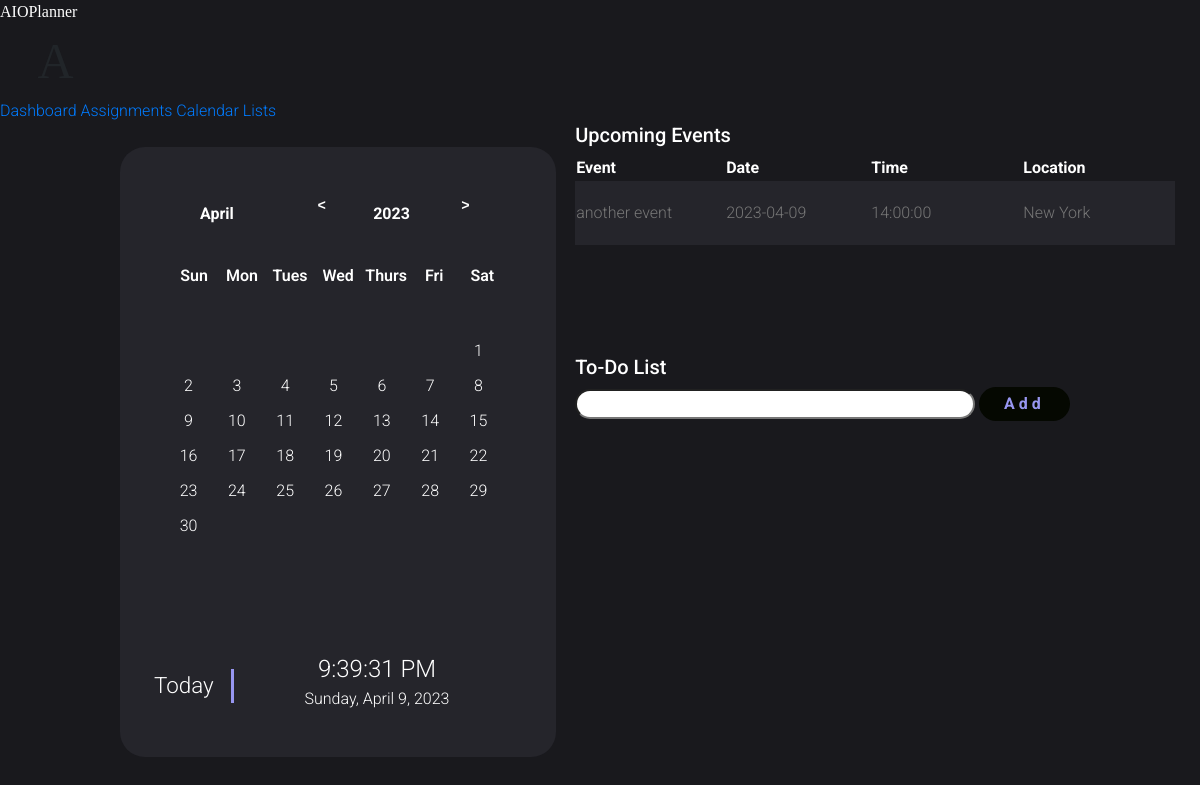
Page /dashboard on the earlier database version.
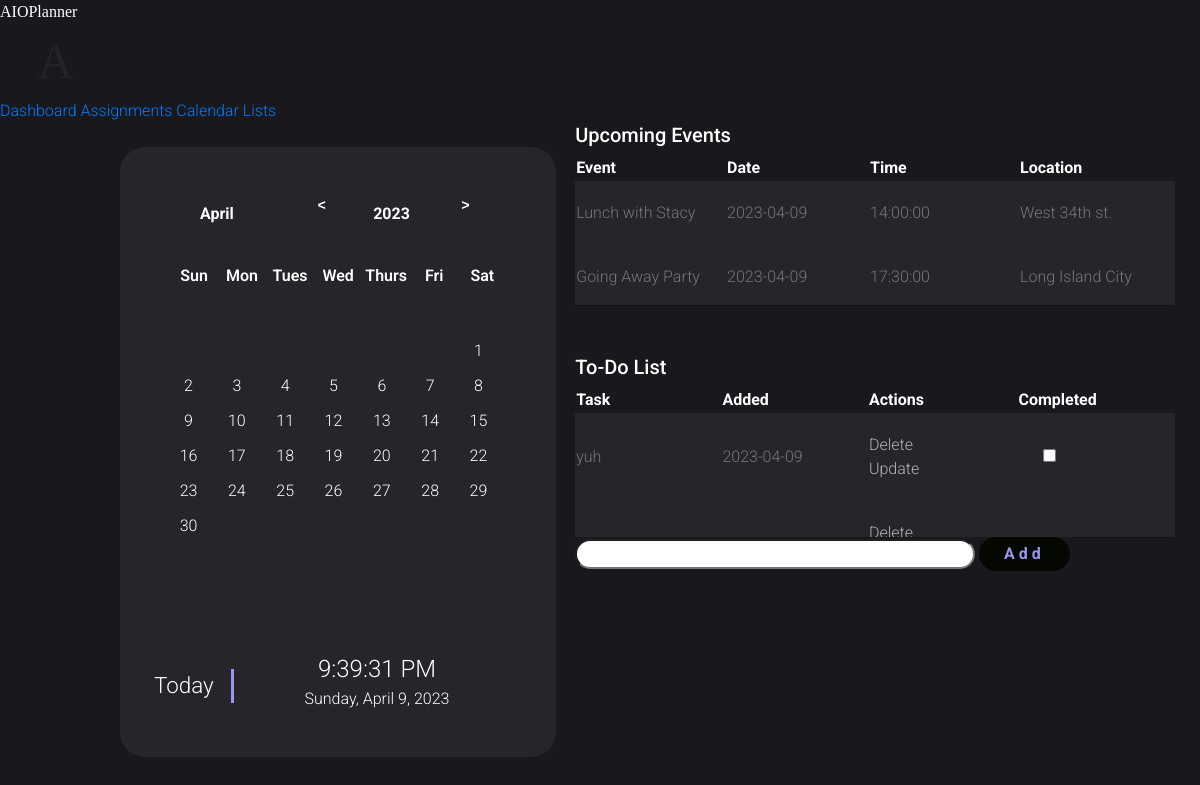
Same page on the later database version.
### src/Models/models.py (models this page shows, shortened)
class Event(db.Model):
    id = db.Column(db.Integer, primary_key = True)
    title = db.Column(db.String(200), nullable = False)
    completed = db.Column(db.Integer, default = 0)
    date_created = db.Column(db.DateTime, default = datetime.utcnow)
    dateTime_of_event = db.Column(db.DateTime, default = datetime.utcnow)
    location_of_event = db.Column(db.String(200), nullable = False)
    endTime_of_event = db.Column(db.String(200), nullable = False)

class Todo(db.Model):
    id = db.Column(db.Integer, primary_key = True)
    content = db.Column(db.String(200), nullable = False)
    completed = db.Column(db.Integer, default = 0)
    date_created = db.Column(db.DateTime, default = datetime.utcnow)
    list_id = db.Column(db.Integer, db.ForeignKey('list.id'))

### app.py (the view)
    @app.route('/dashboard', methods = ['POST', 'GET'])
    def dashboard():
        if request.method == "POST":
            task_content = request.form['content']
            new_Task = Todo(content=task_content)
            try:
                db.session.add(new_Task)
                db.session.commit()
                return redirect('/dashboard')
            except:
                return "There was an issue adding your task"
        else:
            tasks = Todo.query.order_by(desc(Todo.date_created)).all()
            events = Event.query.order_by(Event.dateTime_of_event).all()
            return render_template("dashboard.html", tasks=tasks, Events = events)

### templates/dashboard.html (shortened to what this page needs)
{% extends "base.html" %}
{% block body %}
<div class="page-content">
    <div class = "containerCali" id = "child">
        <div class="calendar">
            <div class = "calendar-header">
                <span class = "month-picker" id = "month-picker"> April </span>
                    <span class = "year-change" id = "pre-year">
                        <pre style = "color: white;"><</pre>
                    </span>
                    <span id = "year"> 2023 </span>
                    <span class = "year-change" id = "next-year">
                        <pre style = "color: white;"> ></pre>
                    </span>
            </div>
            <div class = "calendar-body">
                <div class = "calendar-week-days">
                    <div>Sun</div>
                    <div>Mon</div>
                    <div>Tues</div>
                    <div>Wed</div>
                    <div>Thurs</div>
                    <div>Fri</div>
                    <div>Sat</div>
                </div>
                <div class = "calendar-days">
                </div>
            </div>
            <div class = "calendar-footer">
            </div>
            <div class = "date-time-formate">
                <div class = "day-text-formate">Today</div>
                <div class = "date-time-value">
                    <div class = "time-formate">02:51:20</div>
                    <div class = "date-formate">23 - july - 2022</div>
                </div>
            </div>
        </div>
    </div>
    <div class = "eventsAndTasks" id = "child">
        <div class = "upcomingEvents" id = "childElement">
            <h1 style = "color:white; font-size: 20px;">Upcoming Events</h1>
            {% if Events%}
            <table class = "custom-table">
                <thead>
                    <tr scope = "row" >
                        <th scope = "col">Event</th>
                        <th scope = "col">Date</th>
                        <th scope = "col">Time</th>
                        <th scope = "col">Location</th>
                    </tr>
                </thead>
                <tbody>
                    {% for event in Events%}
                    <tr scope = "row">
                        <td>{{event.title}}</td>
                        <td>{{event.dateTime_of_event.date()}}</td>
                        <td>{{event.dateTime_of_event.time()}}</td>
                        <td>{{event.location_of_event}}</td>
                    </tr>
                    {% endfor %}
                </tbody>
            </table>
            {% endif %}
        </div>
        <div class = "to-do_tile" id = "childElement">
                <h1 class = "To-do_title" style="color:white; font-size: 20px;">To-Do List</h1>
                {% if tasks%}
                <table class="custom-table">
                    <thead>
                        <tr scope="row">
                            <th scope="col">Task</th>
                            <th scope="col">Added</th>
                            <th scope="col">Actions</th>
                            <th scope="col">Completed</th>
                        </tr>
                    </thead>
                    {% for task in tasks %}
                    {% if not task.list_id %}
                    <tbody>
                        <tr scope="row">
                            <td>{{ task.content }}</td>
                            <td>{{ task.date_created.date() }}</td>
                            <td>
                                <a href="/delete/{{task.id}}">Delete</a>
                                <br>
                                <a href="/update/{{task.id}}">Update</a>
                            </td>
                            <td>
                                <form action = "/checkbox/{{task.id}}", method = "POST" >
                                    {% if task.completed == true%}
                                    <tab></tab>
                                    <input type = "checkbox" name = "Check" class = "Check" onChange="this.form.submit()" checked>
                                    {%- elif task.completed == false -%}
                                    <input type = "checkbox" name = "Check" class = "Check" onChange="this.form.submit()">
                                    {%- endif %}
                                </form>
                            </td>
                        </tr>
                    </tbody>
                    {%endif%}
                    {% endfor %}
                </table>
                {% endif %}
                <form action = "/dashboard" method = "POST">
                    <input type="text"  name="content" id = "content" class = "to-do_content">
                    <button class = "button1">Add</button>
                </form>
            </div>
    </div>
</div>
{% endblock %}

### templates/base.html (shortened to what this page needs)
<!DOCTYPE html>
<html lang="en">
<head>
    <link rel = "stylesheet" href = "{{ url_for('static', filename='css/main.css') }}">
    <link href="../static/css/main.css" rel="stylesheet" />
    <link rel="stylesheet" href="../static/css-table-18/fonts/icomoon/style.css">
    <link rel="stylesheet" href="../static/css-table-18/css/owl.carousel.min.css">
    <link rel="stylesheet" href="../static/css-table-18/css/bootstrap.min.css">
    <link rel="stylesheet" href="../static/css-table-18/css/style.css">
    <link rel="stylesheet" href="https://code.getmdl.io/1.3.0/material.indigo-pink.min.css">
</head>
<body>
    <div class="demo-layout-transparent mdl-layout mdl-layout mdl-js-layout">
        <header class="mdl-layout__header mdl-layout__header--transparent">
          <div class="mdl-layout__header-row">
            <span class="mdl-layout-title">
                <a class = "Logo" href="/dashboard" >AIOPlanner</a>
            </span>
          </div>
        </header>
        <div class="mdl-layout__drawer">
          <span class="mdl-layout-title" style = "font-size: 50px; font-family: myFirstFont;">&nbsp&nbsp&nbspA</span>
          <nav class="mdl-navigation">
            <a class="mdl-navigation__link" href="/dashboard">Dashboard</a>
            <a class="mdl-navigation__link" href="/assignments">Assignments</a>
            <a class="mdl-navigation__link" href="/calendar">Calendar</a>
            <a class="mdl-navigation__link" href="/Lists">Lists</a>
          </nav>
        </div>
        <main class="mdl-layout__content">
            {% block body %}{% endblock %}
        </main>
    </div>
</body>
</html>

### static/css/main.css (style rules this page uses)
body { animation: fadeInAnimation ease 1.3s; animation-iteration-count: 1; animation-fill-mode: forwards; }
.containerCali { width: max-content; height: max-content; position: relative; display: flex; padding: 2% 0px 0px 0px; justify-content: center; top: 10%; right: 0%; height: 100%; }
.calendar { height: 610px; width: max-content; background-color: #25252b; border-radius: 25px; overflow: hidden; padding: 30px 50px 0px 50px; box-shadow: var(--shadow); color: white; }
.calendar-header { background: #25252b; display: flex; justify-content: space-between; align-items: center; font-weight: 700; color: white; padding: 20px; }
.calendar-body { pad: 10px; }
.calendar-week-days { display: grid; grid-template-columns: repeat(7,1fr); font-weight: 600; color: white; }
.calendar-week-days div { display: grid; place-items: center; color: var(--bg-secondary); height: 50px; }
.calendar-days { display: grid; grid-template-columns: repeat(7,1fr); gap: 2px; color: var(--color-txt); }
.month-picker { padding: 5px 10px; border-radius: 10px; cursor: pointer; }
.year-change { height: 30px; width: 30px; border-radius: 50%; display: grid; place-items: center; margin: 0px 10px; cursor: pointer; color: white; }
.calendar-footer { padding: 10px; display: flex; justify-content: flex-end; align-items: center; }
.date-time-formate { width: max-content; height: max-content; position: relative; display: inline; top: 140px; justify-content: center; }
.day-text-formate { font-size: 1.4rem; padding-right: 5%; border-right: 3px solid #9796f0; position: absolute; left: -1rem; }
.date-time-value { display: block; height: max-content; width: max-content; position: relative; left: 40%; top: -18px; text-align: center; }
.time-formate { font-size: 1.5rem; }
.button1 { padding: 5px 25px; background-color: #050801; color: #9796f0; font-weight: bold; border: none; border-radius: 25px; letter-spacing: 4px; overflow: hidden; transition: 0.5s; cursor: pointer; }
.to-do_content { width: 400px; border-radius: 25px; }

### static/css-table-18/css/style.css (style rules this page uses)
body { font-family: "Roboto", -apple-system, BlinkMacSystemFont, "Segoe UI", Roboto, "Helvetica Neue", Arial, "Noto Sans", sans-serif, "Apple Color Emoji", "Segoe UI Emoji", "Segoe UI Symbol", "Noto Color Emoji"; background-color: #19191d; font-weight: 300; }
h1, h2, h3, h4, h5, h6, .h1, .h2, .h3, .h4, .h5, .h6 { font-family: "Roboto", -apple-system, BlinkMacSystemFont, "Segoe UI", Roboto, "Helvetica Neue", Arial, "Noto Sans", sans-serif, "Apple Color Emoji", "Segoe UI Emoji", "Segoe UI Symbol", "Noto Color Emoji"; }
a { -webkit-transition: .3s all ease; -o-transition: .3s all ease; transition: .3s all ease; }
a, a:hover { text-decoration: none !important; }
.custom-table { min-width: 600px; display: block; height: 150px; width: 500px; overflow-y: auto; }
.custom-table thead tr, .custom-table thead th { width: 200px; border-top: none; border-bottom: none !important; color: #fff; }
.custom-table tbody th, .custom-table tbody td { width: 200px; color: #777; font-weight: 400; padding-bottom: 20px; padding-top: 20px; font-weight: 300; }
.custom-table tbody tr:not(.spacer) { border-radius: 7px; overflow: hidden; -webkit-transition: .3s all ease; -o-transition: .3s all ease; transition: .3s all ease; }
.custom-table tbody tr th, .custom-table tbody tr td { background: #25252b; border: none; -webkit-transition: .3s all ease; -o-transition: .3s all ease; transition: .3s all ease; }
.custom-table tbody tr th a, .custom-table tbody tr td a { color: #b3b3b3; }
.custom-table tbody tr th:first-child, .custom-table tbody tr td:first-child { border-top-left-radius: 0px; border-bottom-left-radius: 0px; }
.custom-table tbody tr th:last-child, .custom-table tbody tr td:last-child { border-top-right-radius: 0px; border-bottom-right-radius: 0px; }
.Check { margin-left: 25px; }
.To-do_title { font-size: 15px; margin-top: 50px; }
.Logo { color: #fff; }
#child { display: inline-block; position: relative; left: 10%; vertical-align:top; }
#childElement { position: relative; padding: 0px 0px 0px 15px; }
.Logo { font-family: myFirstFont; }

Differences in the rows shown:
changed Event: title "another event" → "Lunch with Stacy"; location_of_event "New York" → "West 34th st."
added Event: title "Going Away Party", dateTime_of_event "2023-04-09", dateTime_of_event.time "17:30:00", location_of_event "Long Island City"
added Todo: content "yuh", date_created "2023-04-09"
Other differences:
text now shown: "Task Added Actions Completed"
